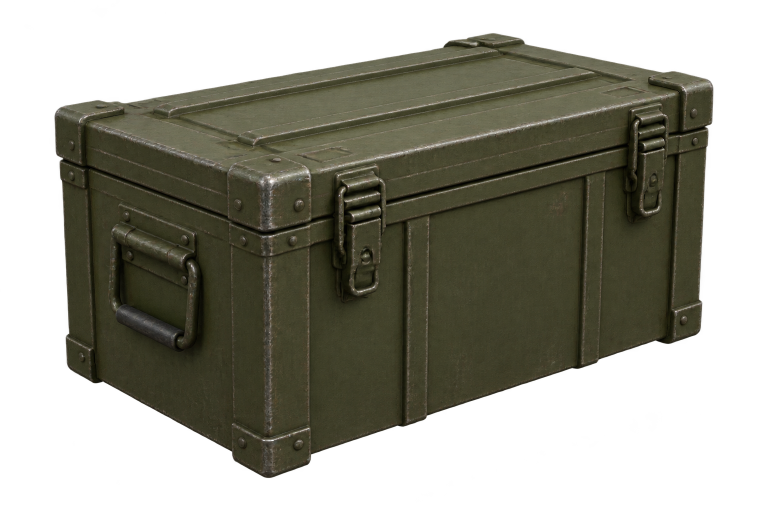
#> input picture assets/art/containers/ammo_box.png, 1536 x 1024 px (shown at 1/2 size)
$ python -i prep_containers.py   (imports and definitions only)
#> lines starting #> are read from the running program, lines starting #| are printed output that depends on the picture; after the words box and inside, x2 and y2 are one past the last pixel; in counts of white or black regions, pixels touching at a corner belong together
#!/usr/bin/env python3
# -*- coding: utf-8 -*-
"""容器贴图后处理：image2.5 原始图 → 64 逻辑像素 HD-pixel 成品。

输入：tools/art_sources/containers/<id>_<state>_raw.png
输出：assets/art/containers/<id>/<state>.png   （64 逻辑 × 8 倍 = 512×512）
      assets/art/containers/<id>/preview.png   （关闭/开启并排预览，棋盘底）

规范：64×64 逻辑画布，物体最大 60×56，水平居中、底部落在 y=62；
32 色量化 + 8 倍最近邻放大，1px 深色描边由生成阶段保证。

用法：
  python tools/prep_containers.py ammo_box
  python tools/prep_containers.py --all
"""

import sys
from pathlib import Path

import numpy as np
from PIL import Image, ImageDraw

ROOT = Path(__file__).resolve().parents[1]
SRC = ROOT / "tools" / "art_sources" / "containers"
OUT = ROOT / "assets" / "art" / "containers"

CANVAS = 64
MAX_W = 60
MAX_H = 56
MAX_H_OPEN = 60  # 开盖态允许更高，避免立起的盖子把整体缩小
BOTTOM = 62
UPSCALE = 8
PALETTE = 32
STATES = ("closed", "open")


# [24 lines left out: function strip_bg, not called in this run]


def clean(path: Path) -> Image.Image:
#> called with path = '../assets/art/containers/ammo_box.png'
    im = Image.open(path).convert("RGBA")
#> im is the input picture: PIL image 1536x1024 RGBA; mean R, G, B, A 50.2, 49, 34.7, 138.3
    arr = np.array(im)
    if int(arr[:, :, 3].min()) > 250:
        im = strip_bg(im)
        arr = np.array(im)
    arr[:, :, 3] = np.where(arr[:, :, 3] < 24, 0, arr[:, :, 3])
#> arr: shape (1024, 1536, 4); 1.12% of pixels changed, all inside (x1, y1, x2, y2) = (0, 0, 1522, 1024)
    im = Image.fromarray(arr, "RGBA")
    a = np.array(im)[:, :, 3]
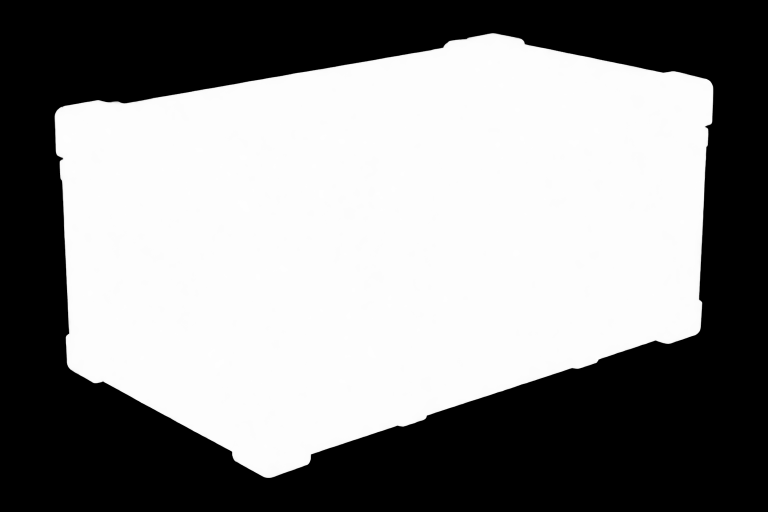
#> a: shape (1024, 1536) (shown at 1/2 size); min 0, max 254, mean 138.3
    ys, xs = np.nonzero(a > 16)
    if xs.size == 0:
        raise ValueError(f"全透明：{path}")
    return im.crop((int(xs.min()), int(ys.min()), int(xs.max()) + 1, int(ys.max()) + 1))
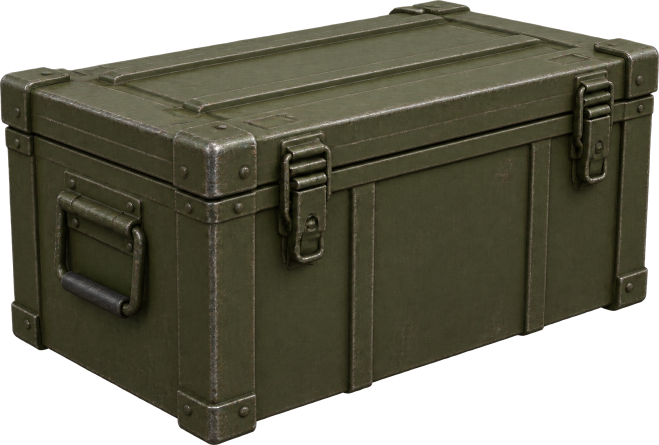
#> returned value: PIL image 1318x890 RGBA (shown at 1/2 size); mean R, G, B, A 60, 58.6, 41.5, 185.4; transparent parts drawn white


# [34 lines left out: functions body_width, body_height, scale_to, compose, not called in this run]


def pixelate(im: Image.Image) -> Image.Image:
    """单状态无配对时的兜底缩放。"""
    return scale_to(im, min(MAX_W / im.width, MAX_H / im.height))


# [68 lines left out: functions checker_preview, process, main, not called in this run]


# [2 lines not run here, left out]

>>> result = clean('../assets/art/containers/ammo_box.png')

$ run again, on assets/art/containers/safe.png
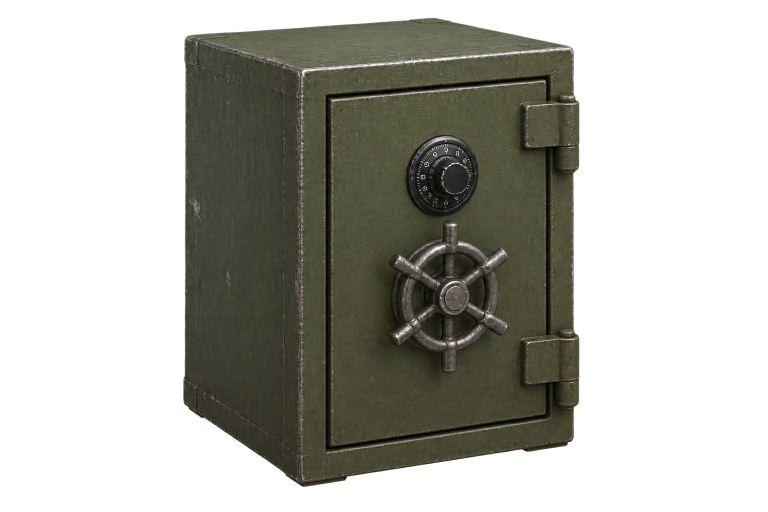
#> input picture assets/art/containers/safe.png, 1536 x 1024 px (shown at 1/2 size)
#> in clean, im is the input picture: PIL image 1536x1024 RGBA; mean R, G, B, A 41.3, 41, 31.6, 107.7
#> arr: shape (1024, 1536, 4); 0.78% of pixels changed, all inside (x1, y1, x2, y2) = (33, 19, 1506, 1000)
#> in clean, `a = np.array(im)[:, :, 3]`:
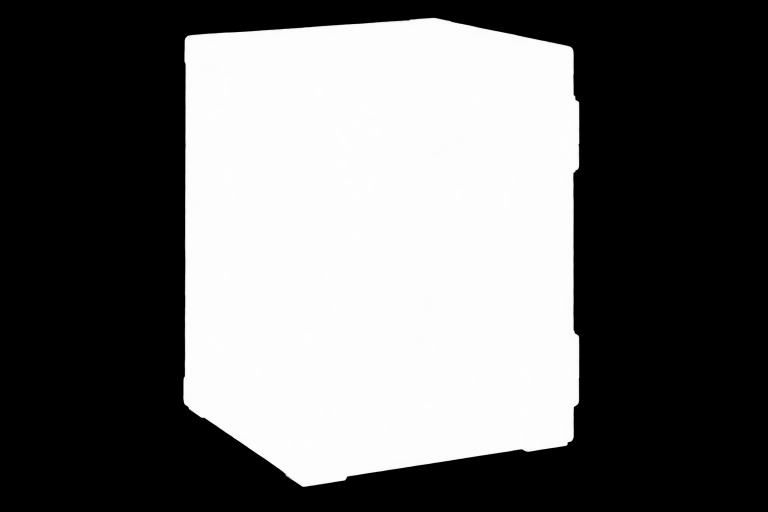
#> a: shape (1024, 1536) (shown at 1/2 size); min 0, max 254, mean 107.7
#> in clean, `return im.crop((int(xs.min()), int(ys.min()), int(xs.max()) + 1, int(y..`:
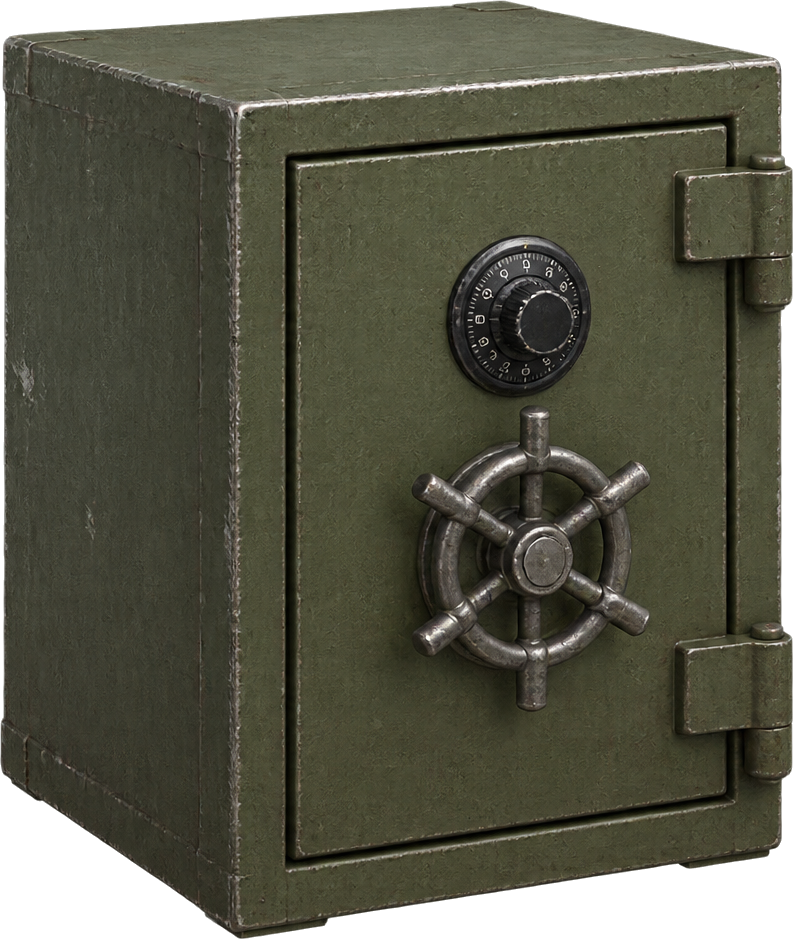
#> returned value: PIL image 793x939 RGBA; mean R, G, B, A 70.9, 70.6, 54.2, 227.5; transparent parts drawn white
